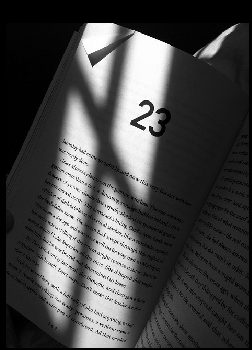
#> input picture IOT - Módulo II/Aula 7/shadow_book.png, 252 x 350 px
$ python ex11.py
#> lines starting #> are read from the running program, lines starting #| are printed output that depends on the picture; after the words box and inside, x2 and y2 are one past the last pixel; in counts of white or black regions, pixels touching at a corner belong together
# -*- coding: utf-8 -*-
"""
Created on Fri Jul 10 10:15:15 2020

@author: T-Gamer
"""

import cv2

img = cv2.imread('shadow_book.png',0)
#> img is the input picture: shape (350, 252); min 0, max 255, mean 70.5

# Binarização
# (image,theshold,maxValue,type)
ret, thresh1 = cv2.threshold(img,50,255,cv2.THRESH_BINARY)
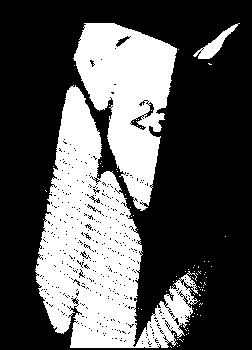
#> thresh1: shape (350, 252); 34.2% white; 85 white regions (82 under 20 px), largest, box (x1, y1, x2, y2) and area: (35, 85, 198, 348) 19097, (73, 23, 177, 211) 10505, (193, 23, 240, 59) 442
ret, thresh_otsu = cv2.threshold(img,0,255,cv2.THRESH_BINARY+cv2.THRESH_OTSU)
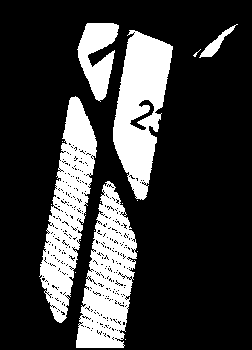
#> thresh_otsu: shape (350, 252); 22.9% white; 16 white regions (11 under 20 px), largest, box (x1, y1, x2, y2) and area: (39, 96, 97, 323) 6150, (113, 30, 173, 200) 5952, (76, 181, 137, 348) 5856, (77, 23, 119, 102) 1892, (199, 24, 238, 58) 313
#> ret = 118
cv2.imshow('Original',img)
cv2.imshow('Binary',thresh1)
cv2.imshow('Otsu',thresh_otsu)
cv2.waitKey(0) &0xFF
cv2.destroyAllWindows()

$ run again, with IOT - Módulo II/Aula 7/Flor.png copied over IOT - Módulo II/Aula 7/shadow_book.png
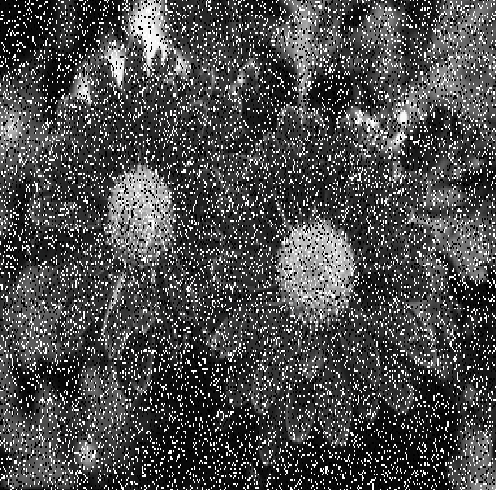
#> input picture IOT - Módulo II/Aula 7/Flor.png, 497 x 490 px
#> `ret, thresh1 = cv2.threshold(img,50,255,cv2.THRESH_BINARY)`:
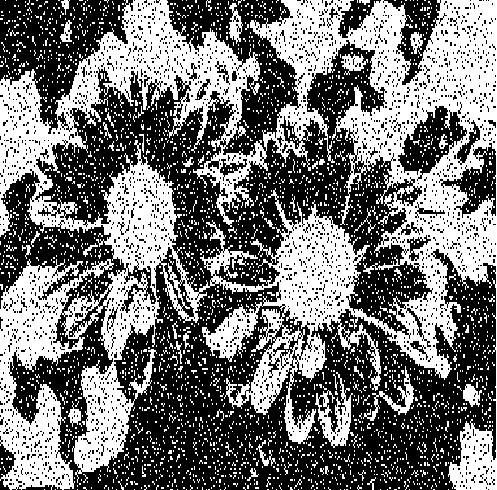
#> thresh1: shape (490, 497); 45.7% white; 2929 white regions (2869 under 20 px), largest, box (x1, y1, x2, y2) and area: (0, 0, 497, 490) 94285, (315, 372, 353, 448) 1093, (363, 366, 414, 421) 581
#> `ret, thresh_otsu = cv2.threshold(img,0,255,cv2.THRESH_BINARY+cv2.THRES..`:
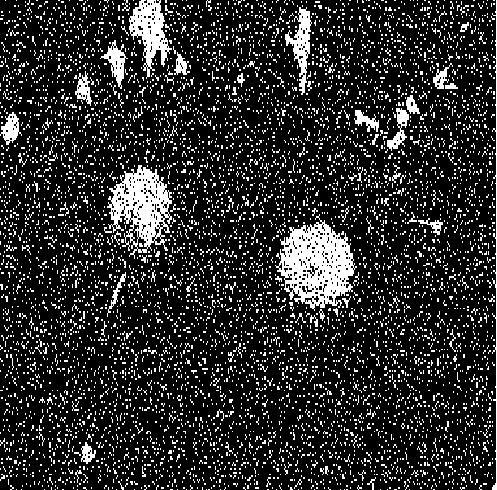
#> thresh_otsu: shape (490, 497); 17.2% white in thin lines or dots
#> ret = 139

$ run again, with IOT - Módulo II/Aula 7/Flores.png copied over IOT - Módulo II/Aula 7/shadow_book.png
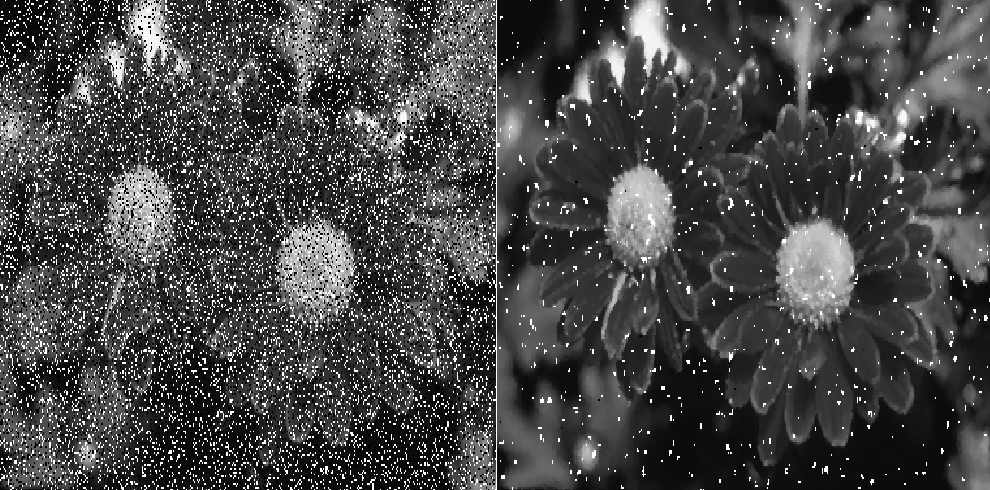
#> input picture IOT - Módulo II/Aula 7/Flores.png, 990 x 490 px
#> img is the input picture: shape (490, 990); min 0, max 255, mean 70.5
#> `ret, thresh1 = cv2.threshold(img,50,255,cv2.THRESH_BINARY)`:
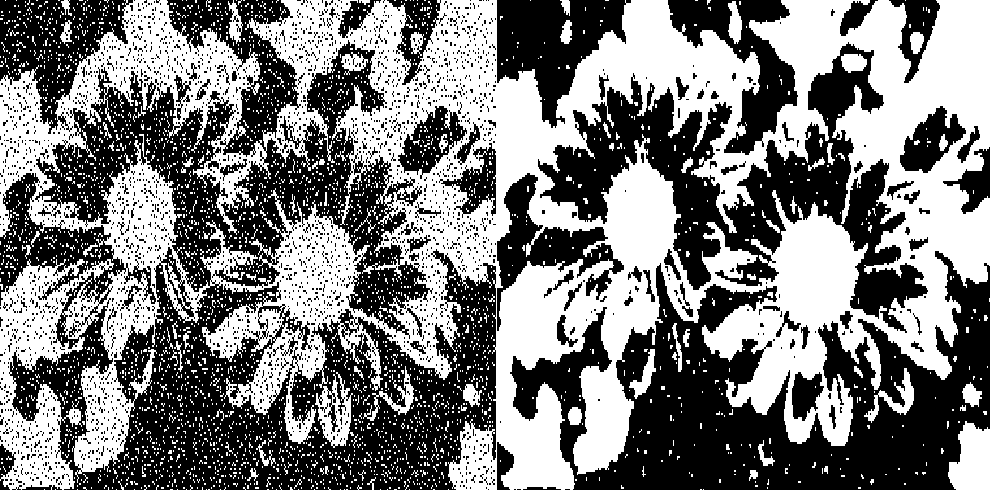
#> thresh1: shape (490, 990); 48.9% white; 3112 white regions (3013 under 20 px), largest, box (x1, y1, x2, y2) and area: (0, 0, 990, 490) 212382, (948, 421, 990, 490) 2174, (315, 372, 353, 448) 1314
#> `ret, thresh_otsu = cv2.threshold(img,0,255,cv2.THRESH_BINARY+cv2.THRES..`:
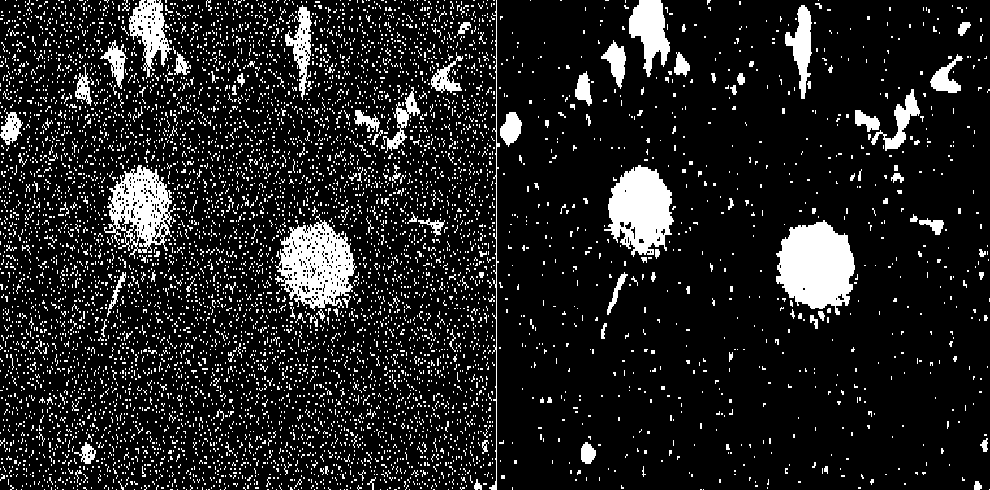
#> thresh_otsu: shape (490, 990); 13.4% white; 6824 white regions (6662 under 20 px), largest, box (x1, y1, x2, y2) and area: (776, 220, 855, 315) 5288, (275, 214, 357, 311) 4408, (604, 165, 674, 257) 4152
#> ret = 133
